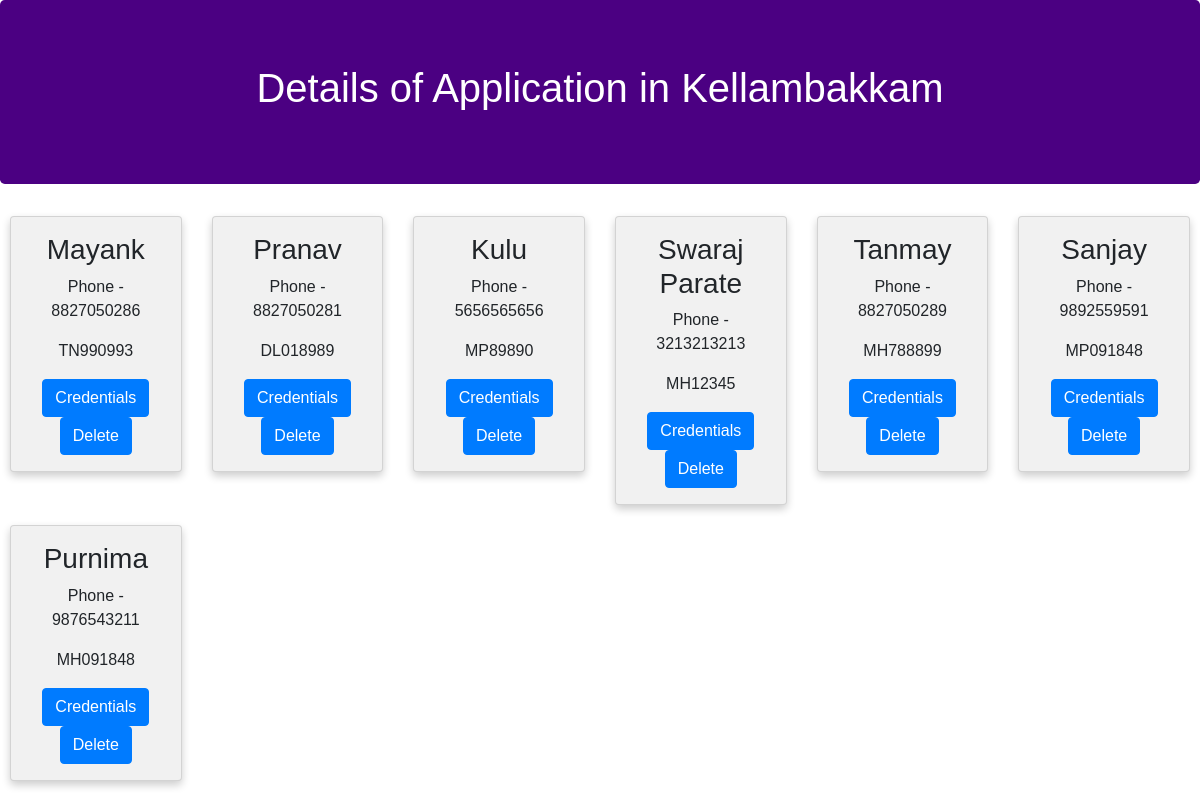
Screenshot of /first/2/details/ (signed in) with the database file from the repository.
### first/models.py (models this page shows, shortened)
class Areawise(models.Model):
    name = models.CharField(max_length=100)
    pincode = models.CharField(max_length=100)
    dilvry_pday = models.CharField(max_length=100)

class Person(models.Model):
    areawise = models.ForeignKey(Areawise, on_delete=models.CASCADE)
    p_name = models.CharField(max_length=100, unique=True)
    vehicle = models.CharField(max_length=100, unique=True)
    phone_no = models.CharField(max_length=100, unique=True)

### first/views.py (the view)
# urls.py: url(r'^(?P<area_id>[0-9]+)/details/$', views.Display_detail, name="display"),
@login_required
@Manager_required
def Display_detail(request, area_id):
    p_detail = Person.objects.filter(areawise=area_id)
    n_area = get_object_or_404(Areawise, pk=area_id)
    context = {
        'objects_list': p_detail,
        'Area': n_area
    }
    return render(request, 'first/p_detail.html', context)

### first/templates/first/p_detail.html (shortened to what this page needs)
<!DOCTYPE html>
<html lang="en">
<head>
    <link rel="stylesheet" href="https://maxcdn.bootstrapcdn.com/bootstrap/4.0.0/css/bootstrap.min.css">
</head>
<body>
<center>
    <div class="jumbotron" style="background-color:indigo">
        <h1 style="color:white">Details of Application in {{ Area.name }}</h1>
    </div>
    <div class="row">
            {% for object in objects_list %}
        <div class="col-sm-2" style="padding-bottom:20px">
            <span class="card">
                <h3>{{object.p_name}}</h3>
                <p>Phone - {{ object.phone_no }}</p>
                <p>{{object.vehicle}}</p>
                <a href="{% url 'first:delete' %}" class="btn btn-primary">Credentials</a>
                <a href="#" class="btn btn-primary">Delete</a>
            </span>
        </div>
            {% endfor %}
    </div>
</center>
</body>
</html>

### first/templates/first/p_detail.html (style rules this page uses)
* { box-sizing: border-box; }
body { font-family: Arial, Helvetica, sans-serif; }
.row { margin: 0 -5px; }
.row:after { content: ""; display: table; clear: both; }
.card { display:inline-block; box-shadow: 0 4px 8px 0 rgba(0, 0, 0, 0.2); padding: 16px; text-align: center; background-color: #f1f1f1; }

### rows the page displays
Areawise: name "Kellambakkam"
Person: p_name "Mayank", phone_no "8827050286", vehicle "TN990993"
Person: p_name "Pranav", phone_no "8827050281", vehicle "DL018989"
Person: p_name "Kulu", phone_no "5656565656", vehicle "MP89890"
Person: p_name "Swaraj Parate", phone_no "3213213213", vehicle "MH12345"
Person: p_name "Tanmay", phone_no "8827050289", vehicle "MH788899"
Person: p_name "Sanjay", phone_no "9892559591", vehicle "MP091848"
Person: p_name "Purnima", phone_no "9876543211", vehicle "MH091848"
